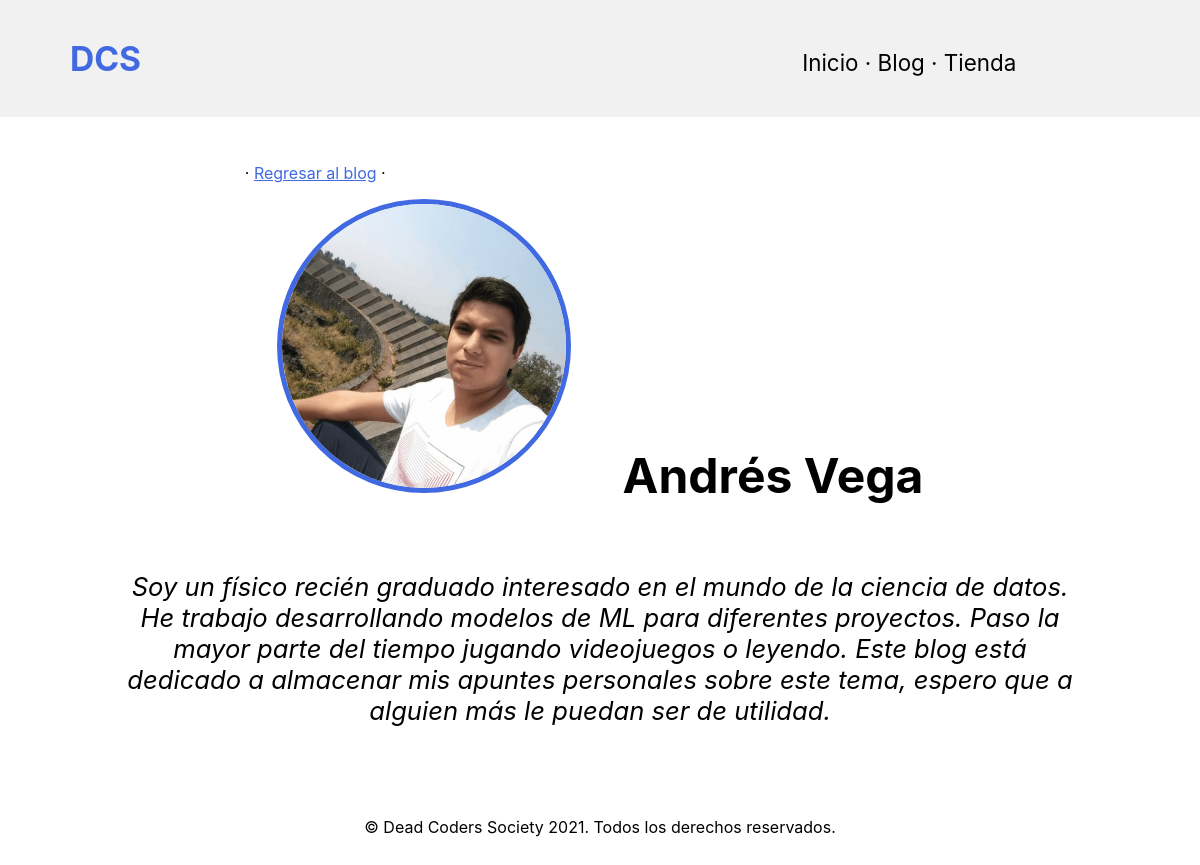
/blog/auth/1, run on an earlier commit of the app's database.
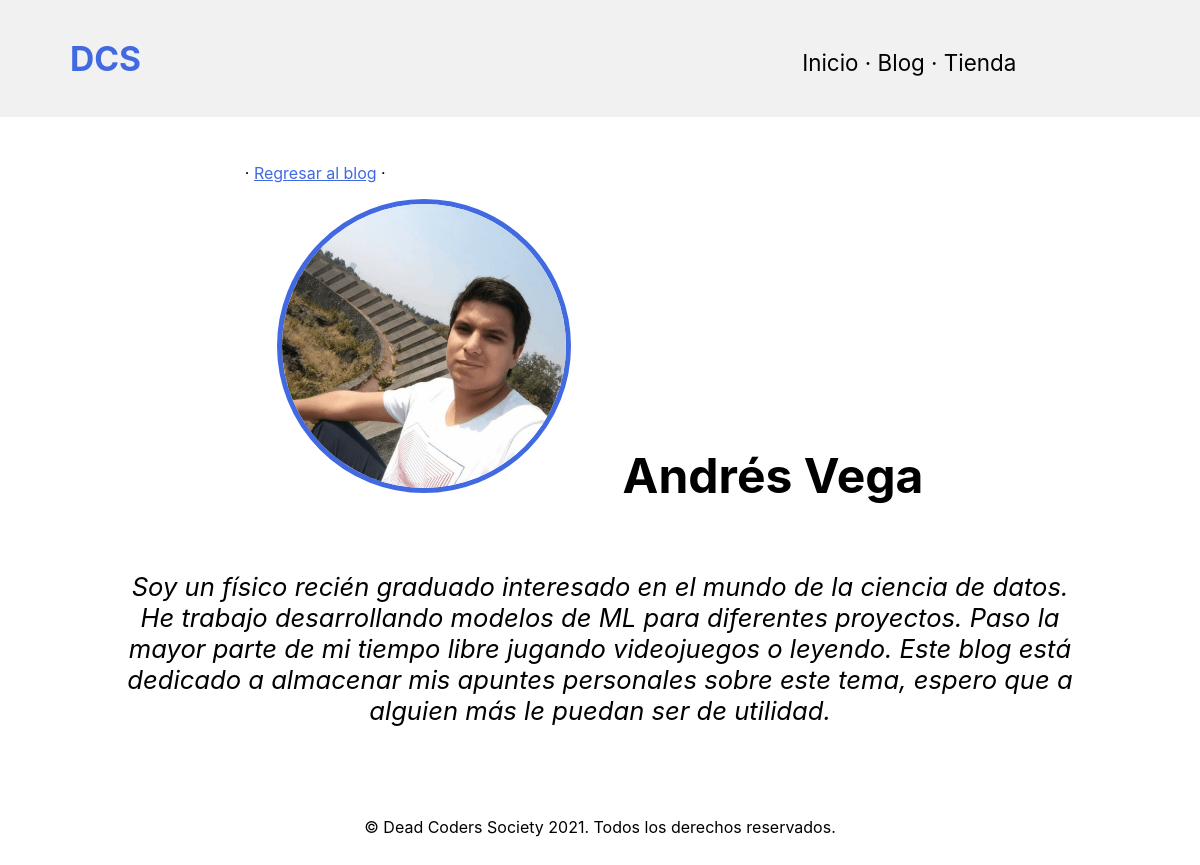
And on a later commit of the database.
### blog/models.py (models this page shows, shortened)
class Author(models.Model):
    user = models.OneToOneField(User, on_delete=models.CASCADE)
    nombre = models.CharField(max_length=50, blank = True)
    bio = models.TextField(blank=True)
    photo = models.ImageField(upload_to='blog')
    instagram = models.CharField(max_length=500, blank=True)

### blog/views.py (the view)
# urls.py: path('auth/<int:autor_id>', autor, name='autor'),
def autor(request, autor_id):
    autor = Author.objects.get(user = User.objects.get(id = autor_id))
    return render(request, 'blog/autor.html', {'autor': autor})

### carrito/context_processor.py (called while the page is built)
def importe_total_carro(request):
    Carro(request)
    total = 0
    for key in request.session['carro'].keys():
        value = request.session['carro'][key]
        total = total + float(value['precio'])*float(value['cantidad'])
    return {'importe_total_carro': total}

def costo_total(request):
    total = importe_total_carro(request)['importe_total_carro'] + costo_de_envio(request)['costo_de_envio']
    return {'costo_total':total}

### blog/templates/blog/autor.html
{% extends "mysite/base.html" %}
{% load static %}
{% block content %}
<p style="text-align: left;padding-left:20%;padding-top:5%;"> · <a href="/blog" style="color: royalblue;">Regresar al blog</a> ·</p>
<section style="text-align: center;">
<div style="padding-left: 10%;
padding-right: 10%;">
<div>
<img src="{{autor.photo.url}}"
style="max-width: 30%;
border-radius: 50%;
border: 5px solid royalblue;
display: inline-block;
">
<h1 style="padding-left: 5%;
font-size: 3em;
max-width: 60%;
text-align: center;
display: inline-block;">
{{autor.nombre}}
</h1>
<p style="font-size: 1.6em;"><i>{{autor.bio}}</i></p>
</div>
</section>
{% endblock %}

What changed in the data, as far as the page shows it:
changed Author "Andrés Vega": bio "…Paso la mayor parte del tiempo jugando videojuegos o leyendo.…" → "…Paso la mayor parte de mi tiempo libre jugando videojuegos o leyendo.…"
